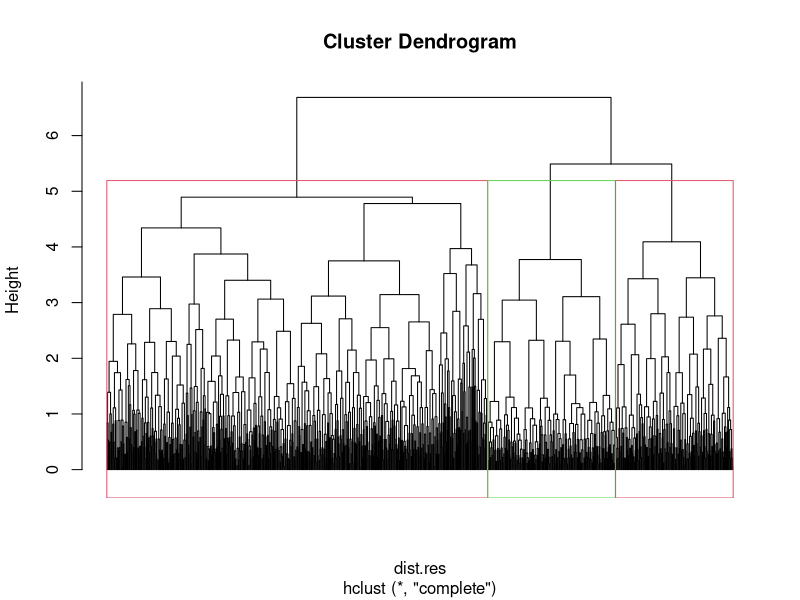
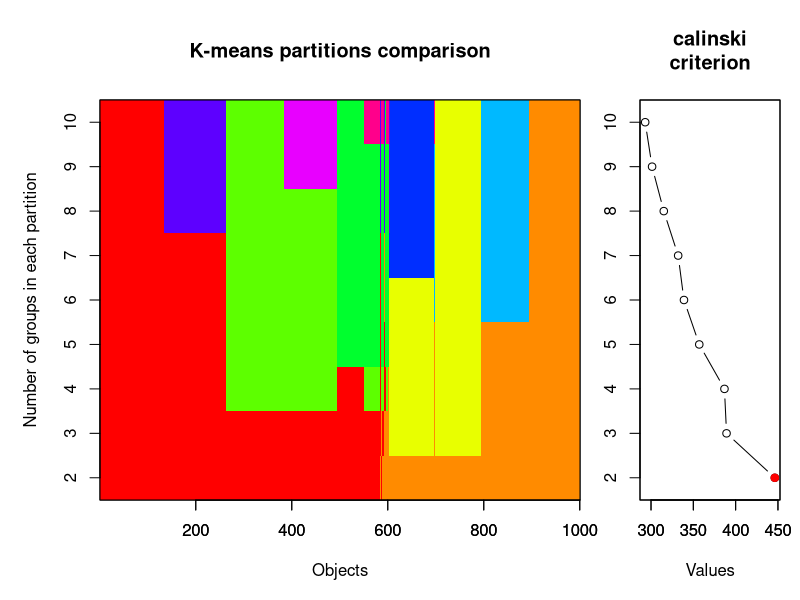
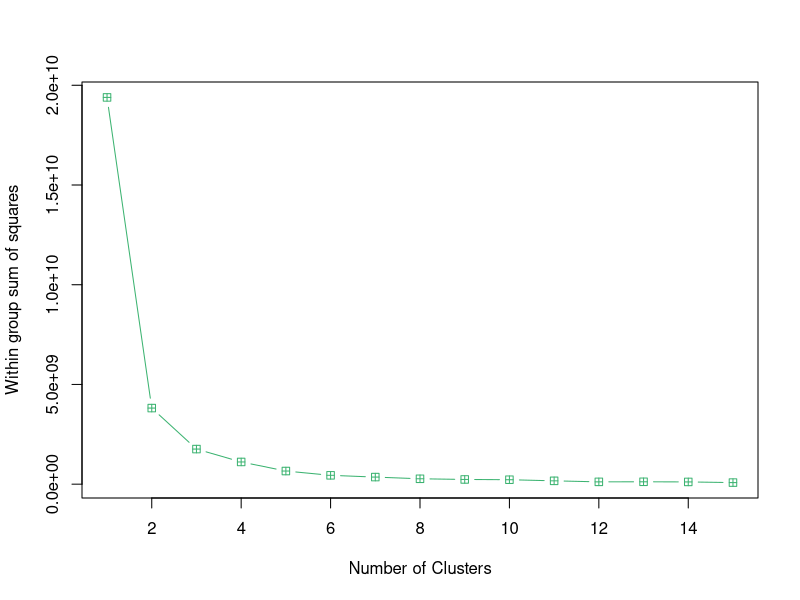

Recreate these plots in R, in order.
setwd("D:/R/datasets")
cust_data <- read.csv("cluster.csv")
head(cust_data)
summary(cust_data)
cust_data <- cust_data[-c(1)]
head(cust_data)

#scaling is normalizing the data into same digits of numbers and distance
cust_data_f <- scale(cust_data)
head(cust_data_f)
dist.res=dist(cust_data_f,method = "euclidean")
hc <- hclust(dist.res,method = "complete")

#visualize the hclust
plot(hc,labels = FALSE,hang = -1)
rect.hclust(hc,k=3,border = 2:3)
install.packages("vegan")
install.packages("permute")
library(vegan)
library(permute)
library(lattice)
fit <- cascadeKM(scale(cust_data,center = TRUE,scale = TRUE),1,10,iter = 1000)
plot(fit,sortg = TRUE,grpmts.plot = TRUE)
calinski.best <- as.numeric(which.max(fit$results[2,]))
cat("Calinski criterion optimal number of clusters: ",calinski.best,"\n")

#also looking at the elbow chart
mydata <- cust_data

#determine the optimal cluster size based on within sum of squares 
wss <- (nrow(mydata)-1)*sum(apply(mydata,2,var))
for(i in 2:15) wss[i] <- sum(kmeans(mydata,centers = i)$withinss)

#plot the elbow chart to determine the optimal cluster
plot(1:15,wss,type = "b",xlab = "Number of Clusters",ylab = "Within group sum of squares",col="mediumseagreen",pch=12)

#from elbow chart it looks like 4 clusters although the change is low after 2.So we can either consider 2 or 4Lets stick with

##run the kmeans algorithm to generate to generate the clusters
k1 <- kmeans(cust_data_f,2)
k1

#see the clustering results
#fetch the group means for each variable
k1$centers

#fetch size/n of obs for the groups
k1$size






